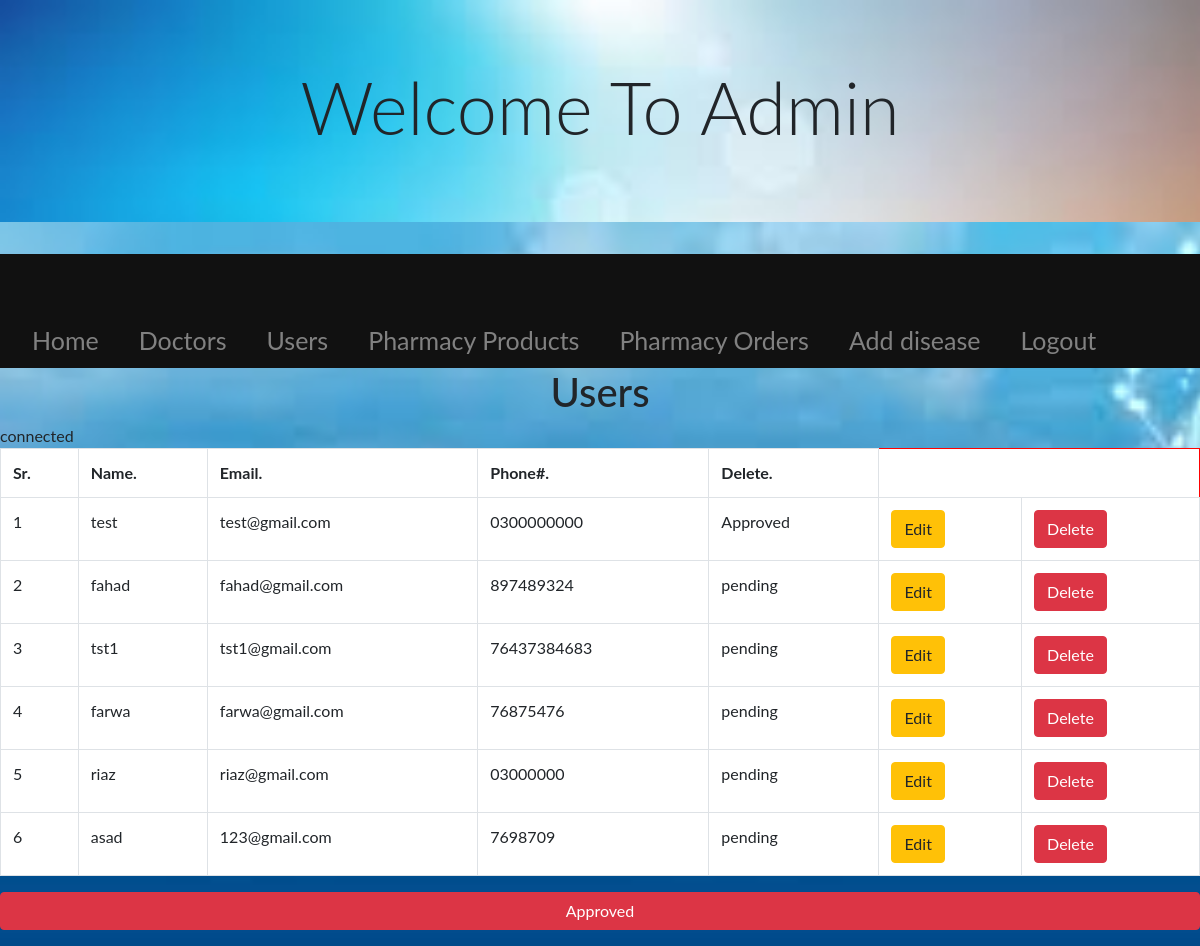
Screenshot of /admin/user.php with the database file from the repository.
### tables this page shows
CREATE TABLE `user` (
  `id` int(20) NOT NULL,
  `user_name` varchar(30) NOT NULL,
  `email` varchar(30) NOT NULL,
  `phone` varchar(11) NOT NULL,
  `password` varchar(8) NOT NULL,
  `status` varchar(20) NOT NULL
);

### admin/user.php (the view, shortened to what this page needs)
<?php
include_once "head.php";
?>
<!DOCTYPE html>
<html>
<head>
</head>
<body>
<div class="jumbotron jumbotron-fluid" style="background-image:url(head.jpg); background-size:cover; ">
  <div class="container">
    <center><h1 class="display-3">Welcome To Admin</h1></center></div></div>
<div id="mySidenav" class="sidenav">
  <a href="home.php">Home</a>
  <a href="doc.php">Doctors</a>
  <a href="user.php">Users</a>
  <a href="add_product.php">Pharmacy Products</a>
  <a href="order.php">Pharmacy Orders</a>
  <a href="add_disease.php">Add disease</a>
   <a href="logout.php">Logout</a>
</div>
<div>
  <center><h1>Users</h1></center>
  <table border="1" class="table table-bordered table-hover" style="border-color: red; background-color: white;">
    <tr>
      <th>Sr.</th>
      <th>Name.</th>
      <th>Email.</th>
      <th>Phone#.</th>
      <th>Delete.</th>
    </tr>
<?php
include 'db.php';
$cat_fetch = "SELECT * FROM user";
$result_fetch = $db->query($cat_fetch);
$num_rows = $result_fetch->num_rows;
if($num_rows == 0){
echo "<td>No Category Found.</td>";
}else{
$count = 0;
while($rows = $result_fetch->fetch_assoc()){
$id     = $rows['id'];
$name     = $rows['user_name'];
$email    =$rows['email'];
$ph =$rows['phone'];
$status =   $rows['status'];
$count++;
?>
<tr>
  <td><?php echo $count;  ?></td>
  <td><?php echo $name;  ?></td>
  <td><?php echo $email;  ?></td>
  <td><?php echo $ph;  ?></td>
  <td><?php echo $status;  ?></td>
  <td><a class="btn btn-warning" href="user.php?edit=<?php echo $id ?>">Edit</a></td>
<td><a class="btn btn-danger" href="user.php?delete=<?php echo $id ?>">Delete</a></td>
</tr>
<?php
}
}
?>
</table>
</div>
</body>
</html>
<div class="form-group">
<input class="btn btn-danger btn-block" type="submit" name="update" value="Approved">
</div>

### admin/user.php (style rules this page uses)
html,body { background-image:url(hd.jpg); background-size:cover; }
body { font-family: "Lato", sans-serif; }
.sidenav { width : 100%; background-color: #111; overflow-x: hidden; padding-top: 60px; float: left; }
.sidenav a { padding: 8px 8px 8px 32px; text-decoration: none; font-size: 25px; color: #818181; float: left; }

### rows the page displays
user: user_name "test", email "test@gmail.com", phone "0300000000", status "Approved"
user: user_name "fahad", email "fahad@gmail.com", phone "897489324", status "pending"
user: user_name "tst1", email "tst1@gmail.com", phone "76437384683", status "pending"
user: user_name "farwa", email "farwa@gmail.com", phone "76875476", status "pending"
user: user_name "riaz", email "riaz@gmail.com", phone "03000000", status "pending"
user: user_name "asad", email "123@gmail.com", phone "7698709", status "pending"
